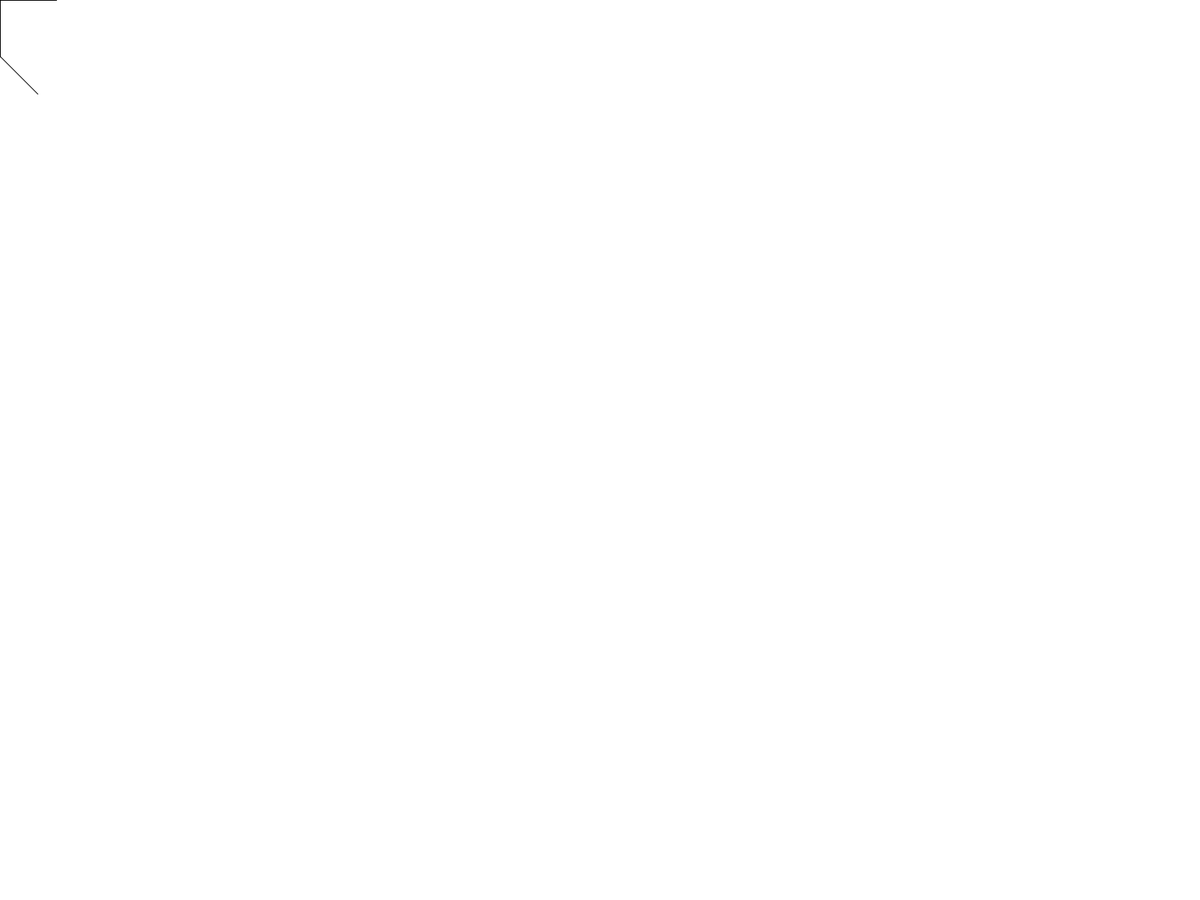
Frame 1 (no input)
Frame 60 (the mouse pressed at the canvas centre just before this capture): identical to frame 1, image omitted
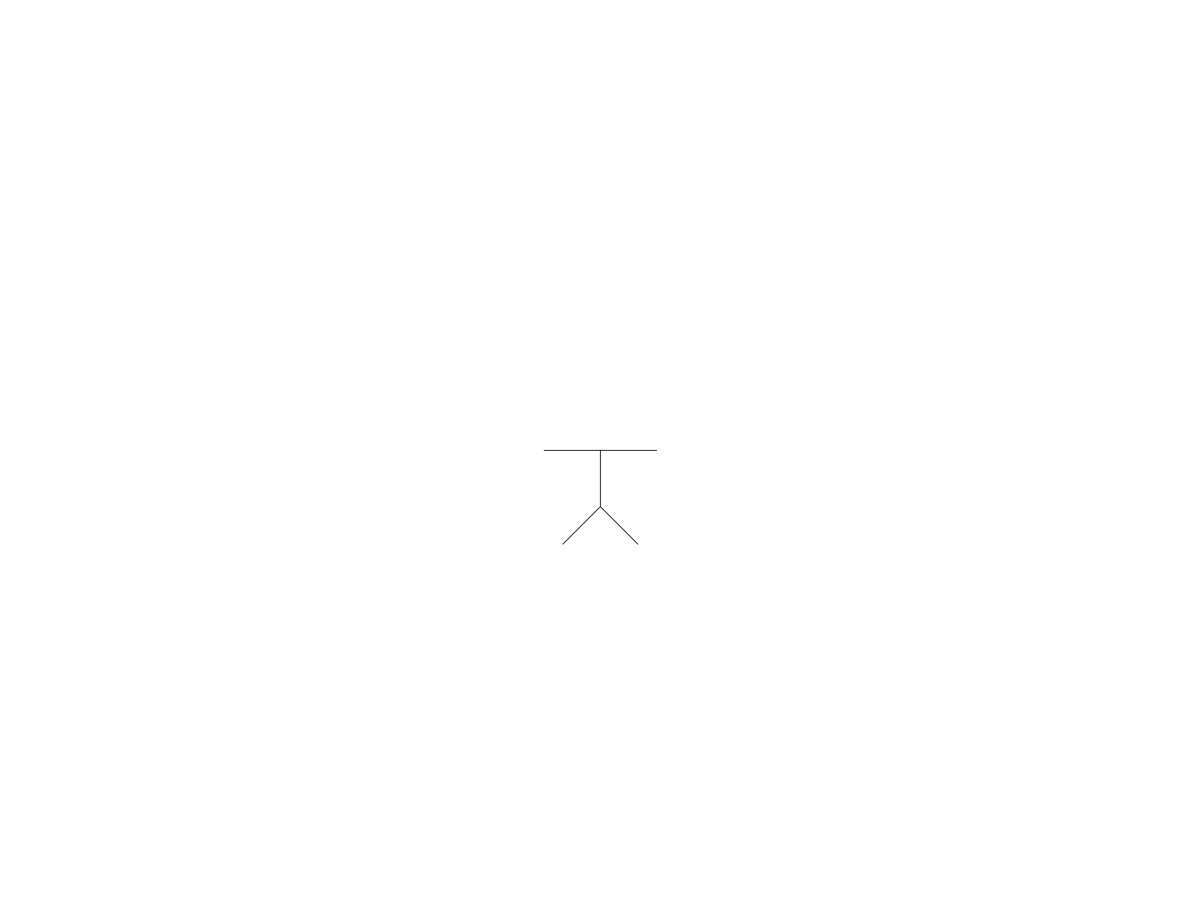
Frame 120 (the mouse held since frame 60 and released just before this capture)

The Processing sketch that drew these frames (run headless with seeded random() and noise(); from frame 60 on, the mouse is pressed at the canvas centre):

// Processing sketch: drawMan_scaling
// ── drawMan_scaling.pde
void setup()
{
  fullScreen();
  background(255);
}

void draw()
{
  background(255);
  drawMan(mouseX,mouseY,0);
}
void drawMan(int x, int y, int manHeight)
{
  int u = manHeight / 40;
  int u2 = 2*u;
  int u5 = u*5;
  int u7 = u*7;
  int u9 = u*9;
  int u10 = 10*u;
  int u11 = 11*u;
  int u15 = 15*u;
  int u25 = 25*u;
//head
ellipse(x,y-u10,u10,u10);

//eyes
ellipse(x-u2,y-u11,u,u);
ellipse(x+u2,y-u11,u,u);

//mouth
ellipse(x, y-u7, u2, u);

//nose
line(x,y-u10,x,y-u9);

//body
line(x,y-u5,x,y+75);

//arms
line(x-75,y, x+75,y);

//left leg
line(x,y+75,x-50,y+125);

//right leg
line(x,y+75,x+50,y+125);
}
